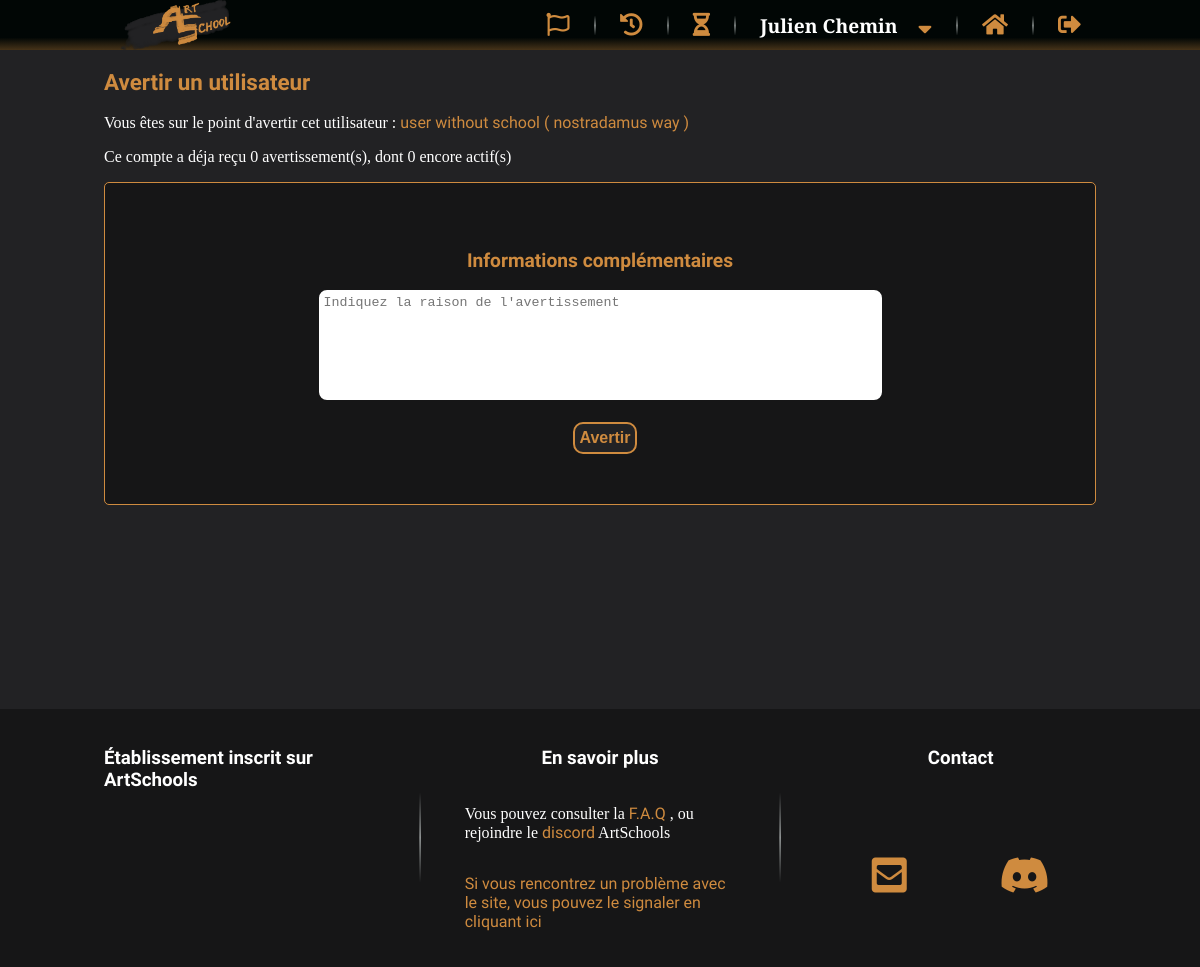
/P5_01_Code/indexAdmin.php?action=warnUser&idUser=63 (signed in), run on the app's committed database.
### tables this page shows
CREATE TABLE IF NOT EXISTS `as_user` (
  `id` int(11) NOT NULL AUTO_INCREMENT,
  `pseudo` varchar(50) NOT NULL,
  `firstName` varchar(100) DEFAULT NULL,
  `lastName` varchar(100) DEFAULT NULL,
  `mail` varchar(255) NOT NULL,
  `school` varchar(255) NOT NULL,
  `schoolGroup` varchar(50) DEFAULT NULL,
  `password` varchar(255) NOT NULL,
  `temporaryPassword` text DEFAULT NULL,
  `beingReset` tinyint(1) NOT NULL DEFAULT 0,
  `nbWarning` int(11) NOT NULL DEFAULT 0,
  `isBan` tinyint(1) NOT NULL DEFAULT 0,
  `isAdmin` tinyint(1) NOT NULL DEFAULT 0,
  `isModerator` tinyint(1) NOT NULL DEFAULT 0,
  `isActive` tinyint(1) NOT NULL DEFAULT 1,
  `profileBannerInfo` text DEFAULT NULL,
  `profilePictureInfo` text DEFAULT NULL,
  `profileTextInfo` text DEFAULT NULL,
  PRIMARY KEY (`id`)
);

### P5_01_Code/model/RenderView.php (called while the page is built, shortened)
<?php
class RenderView
{
    public static function render(string $template, string $view, array $data = null)
    {
        require 'view/' . $view;
    }
}

### P5_01_Code/model/Database.php (called while the page is built, shortened)
<?php
abstract class Database
{
    protected static $db;
    protected function getConnection()
    {
        if (empty(self::$db)) {
            self::$db = new \PDO(self::DB_HOST, self::DB_LOGIN, self::DB_PASSWORD, self::DB_ERRMODE);
            return self::$db;
        } else {
            return self::$db;
        }
    }
    public function sql($req, array $parameters = null)
    {
        $q = $this->getConnection()->prepare($req);
        if ($parameters) {
            foreach ($parameters as $paraKey => $paraValue) {
                if (is_int($paraValue)) {
                    $q->bindValue($paraKey, $paraValue, \PDO::PARAM_INT);
                } else {
                    $q->bindValue($paraKey, $paraValue);
                }
            }
        }
        $q->execute();
        return $q;
    }
}

### P5_01_Code/model/AbstractManager.php (called while the page is built, shortened)
<?php
abstract class AbstractManager extends Database
{
    public function getOneById(int $id)
    {
        if ($id > 0 && $this->exists($id)) {
            $query = $this->sql(
                'SELECT ' . static::$TABLE_CHAMPS . '
                FROM ' . static::$TABLE_NAME . '
                WHERE ' . static::$TABLE_PK . ' = :id',
                [':id' => $id]
            );
            if (isset(static::$OBJECT_TYPE)) {
                   $result = $query->fetchObject(static::$OBJECT_TYPE);
            } else {
                $result = $query->fetch();
            }
            return $result;
        } else {
            return false;
        }
    }
    public function exists(int $id)
    {
        if ($id > 0) {
            $req = $this->sql(
                'SELECT *
                FROM ' . static::$TABLE_NAME . '
                WHERE ' . static::$TABLE_PK . ' = :id',
                [':id' => $id]
            );
            if ($result = $req->fetch()) {
                   return true;
            } else {
                return false;
            }
        } else {
            return false;
        }
    }
}

### P5_01_Code/model/User.php (called while the page is built, shortened)
<?php
class User
{
    private $id,
        $pseudo,
        $firstName,
        $lastName,
        $mail,
        $school,
        $schoolGroup,
        $password,
        $temporaryPassword,
        $beingReset,
        $nbWarning,
        $isBan,
        $isAdmin,
        $isModerator,
        $isActive,
        $profileBannerInfo = null,
        $profileBanner,
        $noBanner,
        $profilePictureInfo = null,
        $profilePicture,
        $profilePictureOrientation,
        $profilePictureSize,
        $profileTextInfo = null,
        $profileTextBlock,
        $profileTextPseudo,
        $profileTextSchool;
    public function getId()
    {
        return intval($this->id);
    }
    public function getPseudo()
    {
        return $this->pseudo;
    }
    public function getFirstName()
    {
        return $this->firstName;
    }
    public function getLastName()
    {
        return $this->lastName;
    }
    public function getNbWarning()
    {
        return intval($this->nbWarning);
    }
}

### P5_01_Code/view/backend/warnUserView.php (the view, shortened to what this page needs)
<section id="blockWarnUser" class="container">
    <h1>Avertir un utilisateur</h1>
    <p>
        Vous êtes sur le point d'avertir cet utilisateur :
        <a href="index.php?action=userProfile&userId=<?=$data['user']->getId()?>">
            <?=$data['user']->getPseudo()?> ( <?=$data['user']->getFirstName()?> <?=$data['user']->getLastName()?> )
        </a>
    </p>
    <p>Ce compte a déja reçu <?=$data['user']->getNbWarning()?> avertissement(s), dont <?=$data['nbActiveWarn']?> encore actif(s)</p>
    <form id="formWarnUser">
        <h2>Informations complémentaires</h2>
        <p>
            <textarea name="reasonWarn" id="reasonWarn" placeholder="Indiquez la raison de l'avertissement" required></textarea>
        </p>
        <input type="submit" name="submit" id="submit" value="Avertir">
    </form>
</section>

### P5_01_Code/public/css/styleGeneral.css (style rules this page uses)
body { margin: 0px; color: white; background-color: #222224; font-family: 'Slabo 27px', serif; }
h1 { font-size: 1.4em; color: #CF8B3F; }
h2 { font-size: 1.2em; color: #CF8B3F; }
h1, h2, h3, h4, h5, h6, caption { font-family: 'Asap', sans-serif; }
section > h1 { text-align: left; }
a { text-decoration: none; color: #CF8B3F; font-family: 'Asap', sans-serif; }
.container { max-width: 90%; margin: auto; }
form { text-align: center; border: solid 1px #CF8B3F; border-radius: 5px; padding: 50px 100px; background-color: #161617; }
input { padding: 5px; margin-left: 10px; border-radius: 5px; border: solid 2px #161617; }
textarea { width: 70%; height: 100px; padding: 5px; border: solid 2px #161617; border-radius: 10px; resize: none; }
input[type="submit"], input[type="button"] { padding: 5px; margin-left: 10px; background-color: #222224; color: #CF8B3F; font-weight: bolder; font-size: 1em; border: solid 2px #CF8B3F; border-radius: 10px; cursor: pointer; }
@media all and (min-width:992px) and (max-width:1200px) { .container { max-width: 992px; } }

### data on the page
as_user: pseudo "user without school", firstName "nostradamus", lastName "way", nbWarning "0"

### other printed values
$_SESSION['pseudo'] "Julien Chemin"
$data['nbActiveWarn'] "0"
